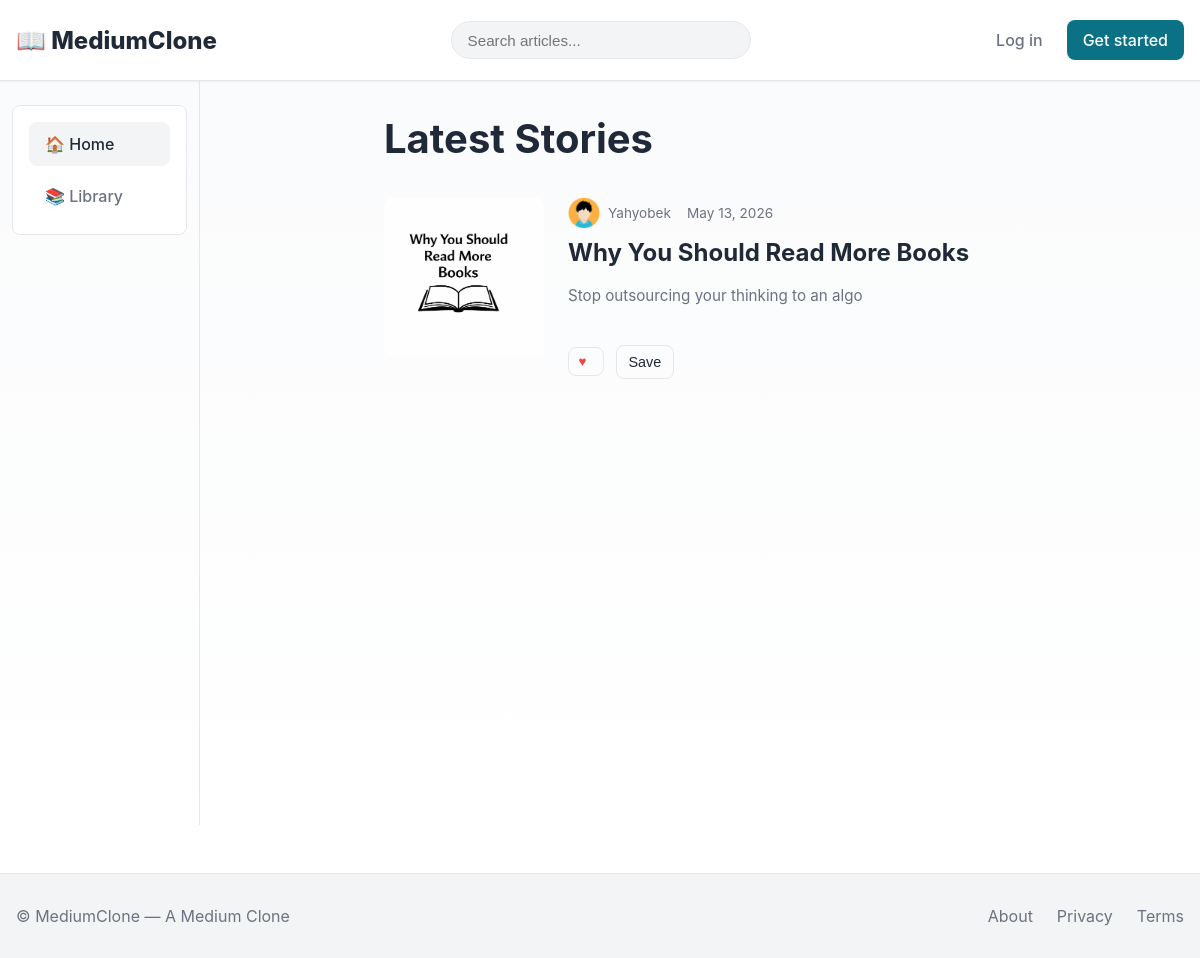
The app's page /, older data.
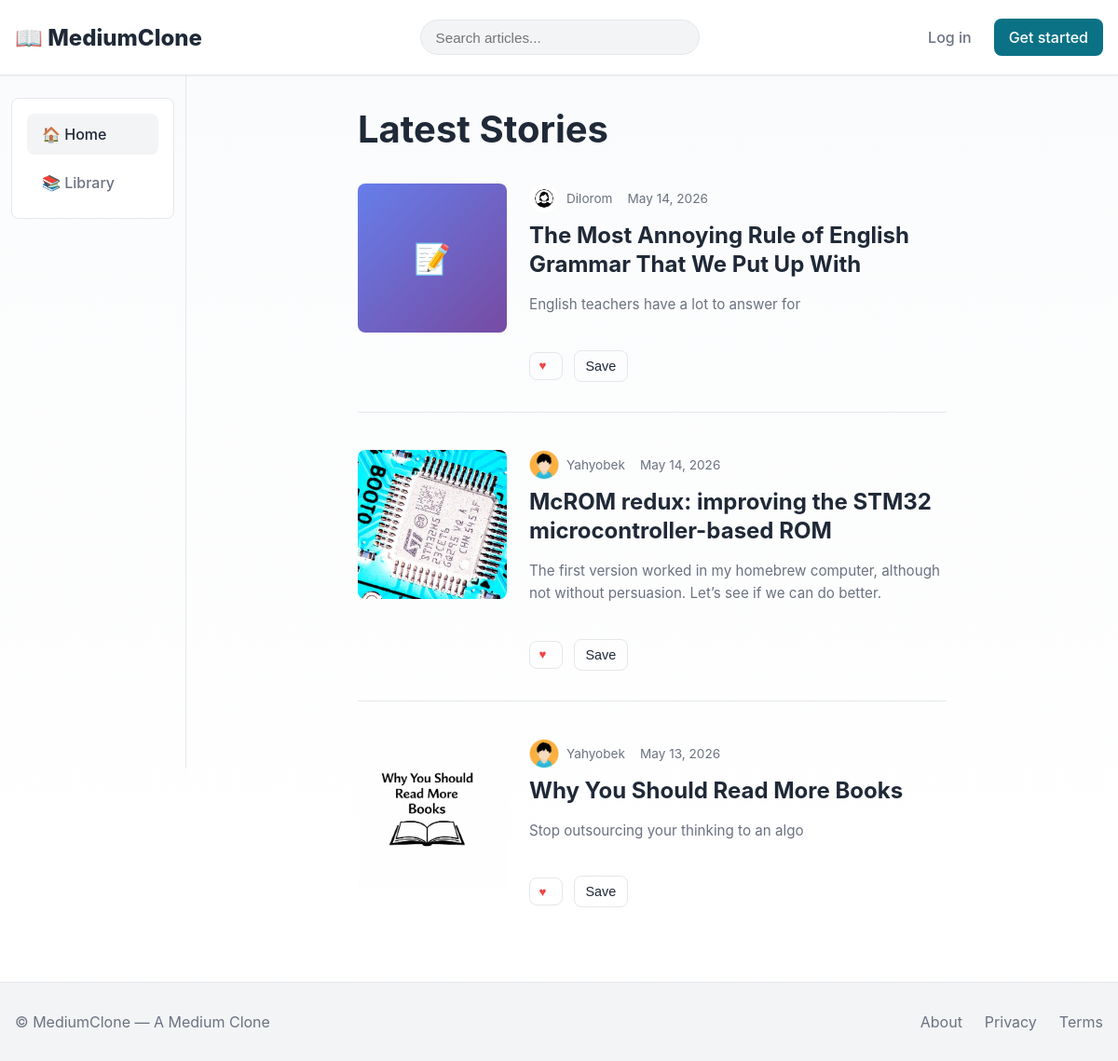
The same page, newer data.
### articles/models.py (models this page shows, shortened)
class Article(models.Model):
    STATUS_CHOICES = (("draft", "Draft"), ("published", "Published"))
    author = models.ForeignKey(settings.AUTH_USER_MODEL, on_delete=models.CASCADE, related_name="articles")
    title = models.CharField(max_length=255)
    slug = models.SlugField(max_length=300, unique=True, blank=True)
    body = models.TextField()
    excerpt = models.TextField(blank=True)
    status = models.CharField(max_length=10, choices=STATUS_CHOICES, default="draft")
    tags = models.ManyToManyField(Tag, blank=True, related_name="articles")
    is_member_only = models.BooleanField(
        default=False,
        help_text="Only followers can read this article"
    )
    cover_image = models.ImageField(upload_to="article_covers/", blank=True, null=True)
    views_count = models.PositiveIntegerField(default=0)
    created_at = models.DateTimeField(auto_now_add=True)
    updated_at = models.DateTimeField(auto_now=True)
    published_at = models.DateTimeField(blank=True, null=True)
    class Meta:
        ordering = ["-published_at", "-created_at"]
        indexes = [models.Index(fields=["-published_at", "status"])]
    def get_absolute_url(self):
        return reverse("articles:detail", kwargs={"slug": self.slug})

### accounts/models.py (models this page shows, shortened)
class CustomUser(AbstractUser):
    bio = models.TextField(blank=True)
    avatar = models.ImageField(upload_to="avatars/", blank=True, null=True)
    website = models.URLField(blank=True)

### core/views.py (the view)
# urls.py: path("", views.home, name="home"),
def home(request):
    qs = Article.objects.filter(status="published").select_related("author")[:10]
    return render(request, "core/home.html", {"articles": qs})

### core/templates/core/home.html (shortened to what this page needs)
{% extends "core/base.html" %}
{% block content %}
<div style="display:flex;gap:0;width:100%">
  <aside class="left-sidebar">
    <div class="card">
      <ul>
        <li class="nav-item"><a href="{% url 'core:home' %}" class="active">🏠 Home</a></li>
        <li class="nav-item"><a href="{% url 'interactions:library' %}">📚 Library</a></li>
      </ul>
    </div>
  </aside>
  <section class="center-feed">
    <h1 style="margin-bottom:2rem">Latest Stories</h1>
    <div class="article-feed">
      {% for article in articles %}
        <div class="article-item">
          {% if article.cover_image %}
            <div class="article-cover">
              <a href="{{ article.get_absolute_url }}" style="display:block;width:100%;height:100%;overflow:hidden">
                <img src="{{ article.cover_image.url }}" alt="{{ article.title }}" loading="lazy">
              </a>
            </div>
          {% else %}
            <div class="article-cover">
              <div style="width:100%;height:100%;background:linear-gradient(135deg,#667eea 0%,#764ba2 100%);display:flex;align-items:center;justify-content:center;color:white;font-weight:700;font-size:2rem">
                📝
              </div>
            </div>
          {% endif %}
          <div class="article-content">
            <div class="article-meta">
              <div class="article-author">
                {% if article.author.avatar %}
                  <div class="article-author-avatar">
                    <img src="{{ article.author.avatar.url }}" alt="{{ article.author.username }}">
                  </div>
                {% else %}
                  <div class="article-author-avatar">{{ article.author.username|slice:":1"|upper }}</div>
                {% endif %}
                <span><a href="{% url 'accounts:profile' article.author.username %}">{{ article.author.username }}</a></span>
              </div>
              <span>{{ article.published_at|date:"M j, Y" }}</span>
            </div>
            <h2><a href="{{ article.get_absolute_url }}">{{ article.title }}</a></h2>
            <p class="article-excerpt">{{ article.excerpt|default:article.body|truncatewords:40 }}</p>
            <div class="article-actions">
              <button id="like-btn" class="like-btn {% if object.user_has_liked %}liked{% endif %}" data-article-id="{{ object.id }}">
                <span class="heart">♥</span>
              </button>
              <button id="bookmark-btn"
                class="btn {% if object.user_has_bookmarked %}saved{% endif %}"
                data-article-id="{{ object.id }}" title="Save to library">
                <span class="label">Save</span>
            </button>
            </div>
          </div>
        </div>
      {% empty %}
        <div class="card" style="padding:2rem;text-align:center">
          <p>No articles yet. Be the first to write one!</p>
        </div>
      {% endfor %}
    </div>
  </section>
</div>
{% endblock %}

Row changes from the older to the newer data that the page shows:
added Article: author.avatar (picture), author.username "Dilorom", published_at "May 14, 2026", title "The Most Annoying Rule of English Grammar That We Put Up With", excerpt "English teachers have a lot to answer for"
added Article: cover_image (picture), author.avatar (picture), author.username "Yahyobek", published_at "May 14, 2026", title "McROM redux: improving the STM32 microcontroller-based ROM", excerpt "The first version worked in my homebrew computer, although not without persuasion. Let’s see if we can do better."
